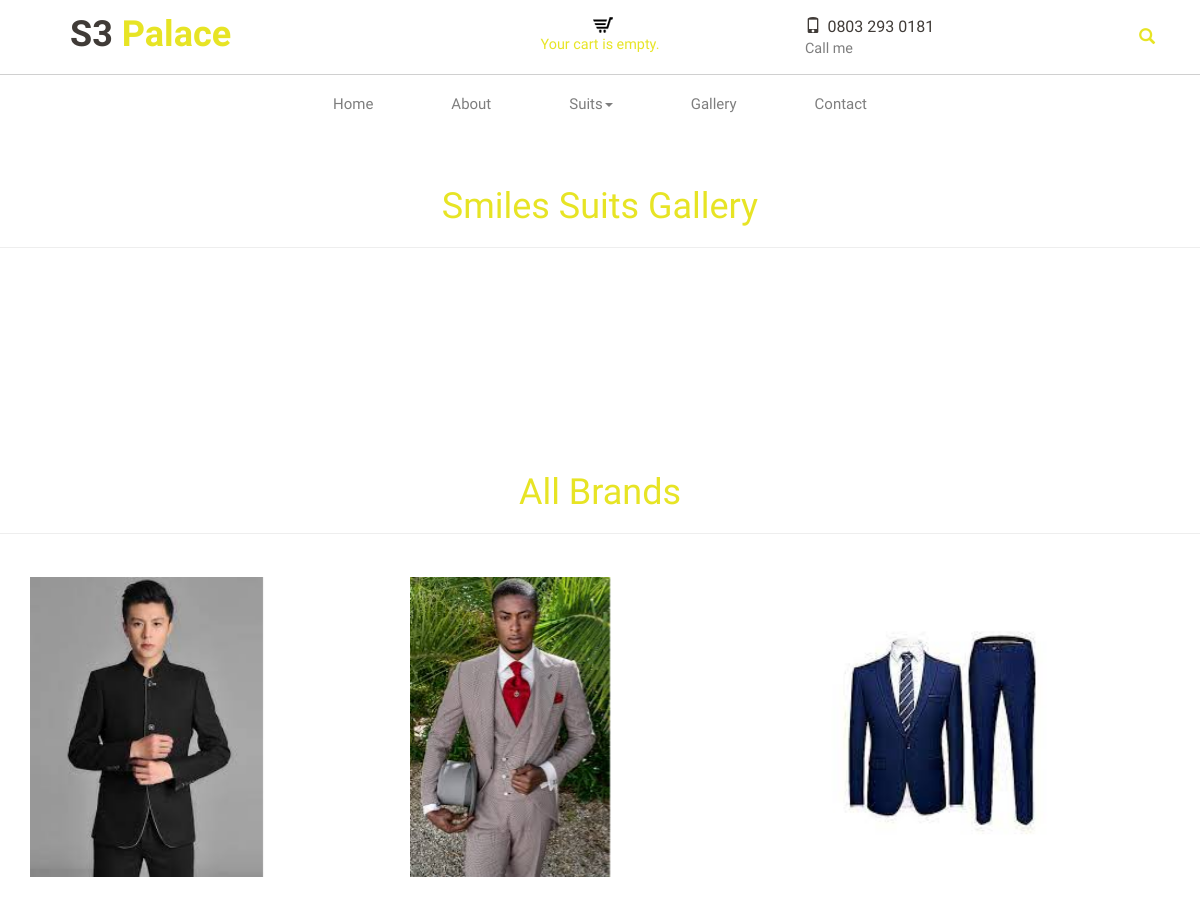
The app's page /gallery/ (upper part), older data.
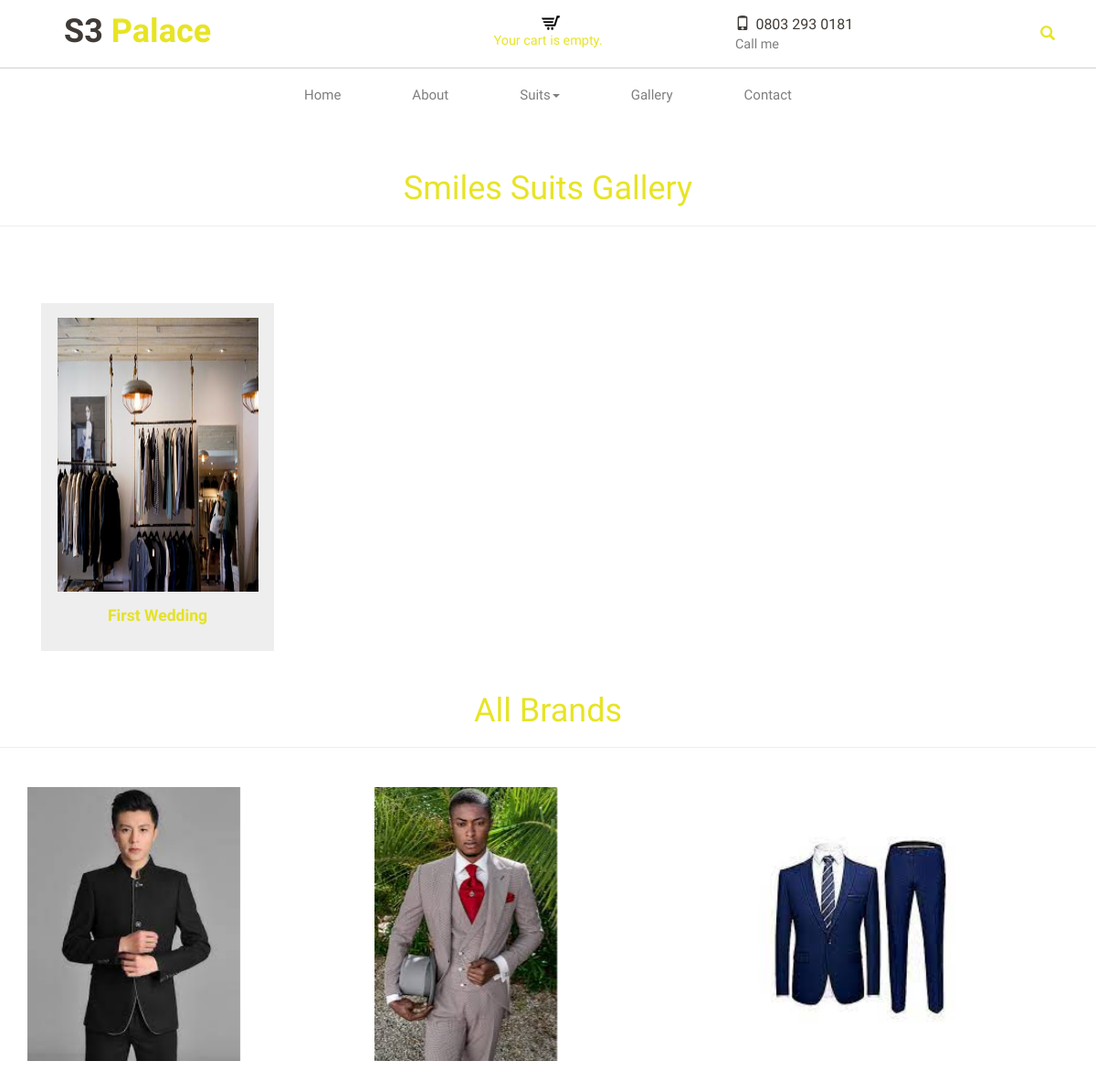
The same page, newer data.
### shop/models.py (models this page shows, shortened)
class Category(models.Model):
    name = models.CharField(max_length=100, db_index=True)
    slug = models.SlugField(max_length=200, unique=True)
    class Meta:
        ordering = ('name',)
        verbose_name = 'category'
        verbose_name_plural = 'categories'
    def get_absolute_url(self):
        return reverse('shop:product_list_by_category',args=[self.slug])

class Gallery(models.Model):
    name = models.CharField(max_length=100, blank=True)
    image = models.ImageField(upload_to='gallery/%Y/%m/%d',blank=True)
    description = models.CharField(max_length=500, blank=True)
    created = models.DateTimeField(auto_now_add=True)

### shop/views.py (the view)
# urls.py: path('gallery/', views.gallery, name='gallery'),
def gallery(request, category_slug=None):
    category = None
    categories = Category.objects.all()
    suits = Suits.objects.filter(available=True)
    gallery = Gallery.objects.all()
    cart = Cart(request)
    if category_slug:
        category = get_object_or_404(Category, slug=category_slug)
        suits = suits.filter(category=category)
    context = {
        'category': category,
        'gallery':gallery,
        'cart': cart,
        'suits':suits,
        'categories': categories
     }
    return render(request, 'shop/product/gallery.html', context)

### cart/cart.py (called while the page is built)
  def __len__(self):
    return sum(item['quantity'] for item in self.cart.values())

### shop/templates/shop/product/gallery.html (shortened to what this page needs)
{% extends "shop/base.html" %}
{% load static %}
{% block content %}
<br><br>
<h1 class="mt-5 animated wow fadeInUp" data-wow-delay=".5s" style="color:#e4e008e1; text-align:center">Smiles Suits Gallery</h1> <hr>
<div class="content">
	<div class="container">
		<div class="content-top">
			<div class=" rsidebar span_1_of_left" {% if category.slug == c.slug %} {% endif %}>
                {% for product in gallery %}
                <div class="col-md-3 col-md2 animated wow fadeInLeft" data-wow-delay=".5s">
					<div class="col-md1 simpleCart_shelfItem">
						<a href="#">
						    <img class="img-responsive" style="height:300px; width:220px;" src="{{ product.image.url }}" alt="" />
						</a>
						<h3><a href="#">{{ product.name }}</a></h3>
					</div>
				</div>
                {% endfor %}
			</div>
		</div>
	</div>
</div>
<br><br>
<h1 class="mt-5 animated wow fadeInRight" data-wow-delay=".5s" style="color:#e4e008e1; text-align:center">All Brands</h1><hr><br>
<div class="row mt-5">
    <div class="con-tp">
        <div class="container">
            {% for c in categories %}
            <div class="col-md-4 mt-5 con-tp-lft animated wow fadeInLeft" data-wow-delay=".5s">
                {% if c.name == 'China' %}
                    <a {% if category.slug == c.slug %} {% endif %} href="{{ c.get_absolute_url }}">
                        <div class="content-grid-effect slow-zoom vertical">
                            <div class="img-box">
                                <img style="height:300px;" src="{% static 'images/chinasuit1.jpeg' %}" alt="Chinese brand " class="img-responsive zoom-img">
                            </div>
                            <div class="info-box">
                            </div>
                        </div>
                    </a>
                {% elif c.name == 'Italy' %}
                    <a href="{{ c.get_absolute_url }}">
                        <div class="content-grid-effect slow-zoom vertical">
                            <div class="img-box">
                                <img style="height:300px;" src="{% static 'images/italysuit1.jpeg' %}" alt="Italian brand" class="img-responsive zoom-img">
                            </div>
                            <div class="info-box">
                            </div>
                        </div>
                    </a>
                {% elif c.name == 'Turkey' %}
                    <a href="{{ c.get_absolute_url }}">
                        <div class="content-grid-effect slow-zoom vertical">
                            <div class="img-box">
                                <img style="height:300px;" src="{% static 'images/turkeysuit1.jpeg' %}" alt="Turkey" class="img-responsive zoom-img">
                            </div>
                            <div class="info-box">
                            </div>
                        </div>
                    </a>
                {% endif %}
            </div>
            {% endfor %}
        </div>
    </div>
</div>
<br><br>
{% endblock content %}

Row changes from the older to the newer data that the page shows:
added Gallery: image (picture), name "First Wedding"
